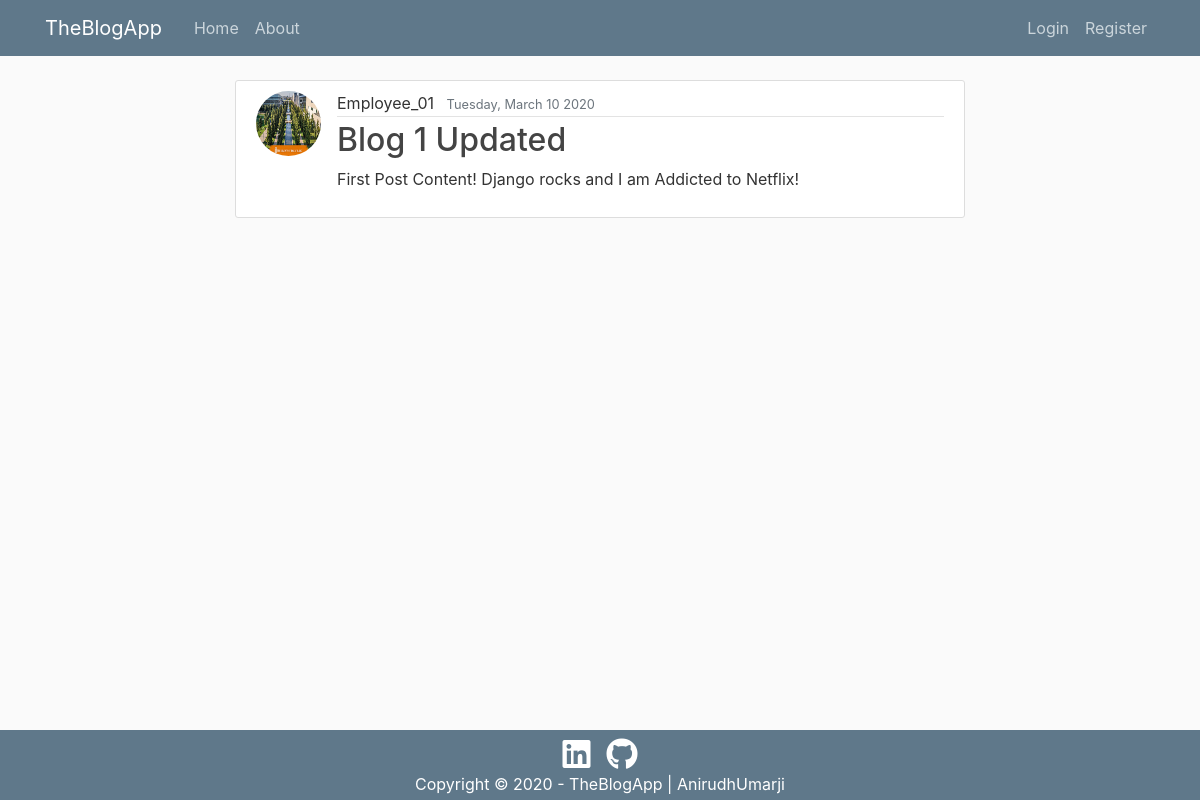
Before: /post/1/ with the older database file.
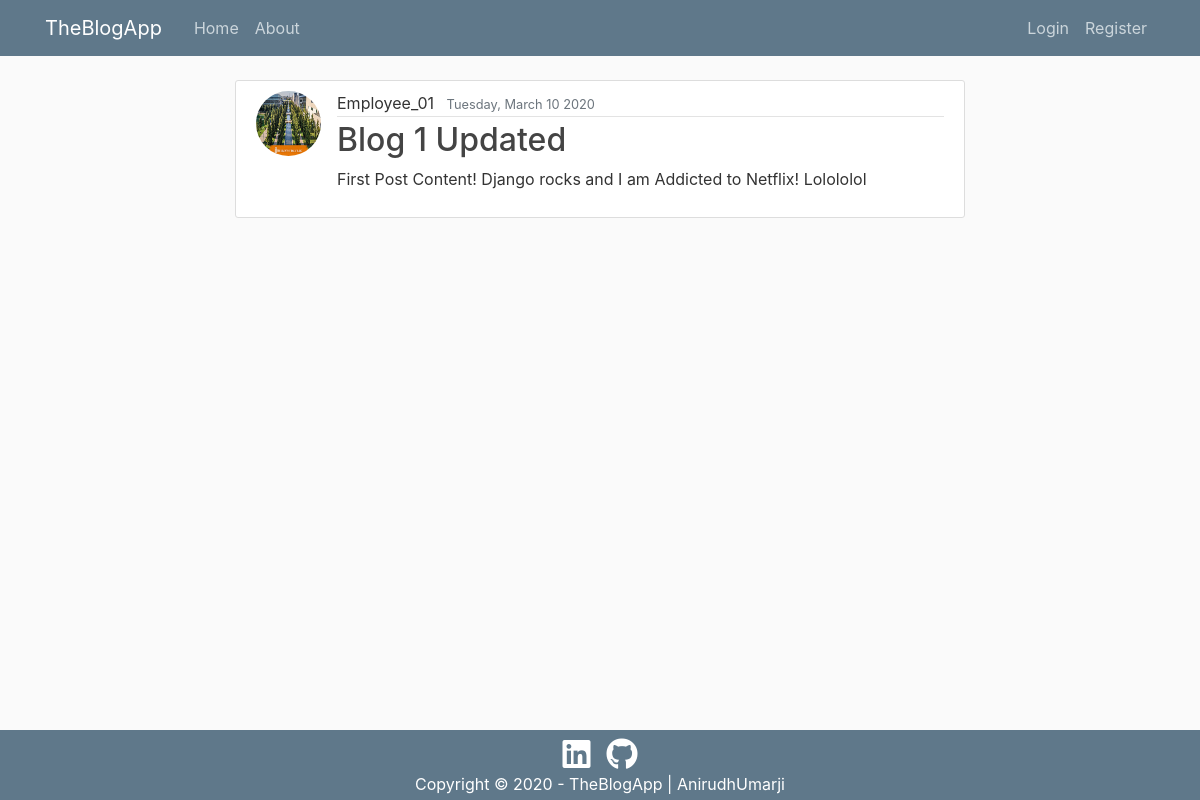
After: the same page with the newer database file.
### blog/models.py (models this page shows, shortened)
class Post(models.Model):
    title = models.CharField(max_length=100)
    content = models.TextField()  # Content can be as long as it wants
    date_posted = models.DateTimeField(default=timezone.now)
    author = models.ForeignKey(User, on_delete=models.CASCADE)

### users/models.py (models this page shows, shortened)
class Profile(models.Model):
    user = models.OneToOneField(User, on_delete=models.CASCADE)
    image = models.ImageField(default='default.jpg',
                              upload_to='profile_pics')

### blog/views.py (the view)
# urls.py: path('post/<int:pk>/', PostDetailView.as_view(), name='post-detail'),
class PostDetailView(DetailView):
    model = Post

### blog/templates/blog/post_detail.html (shortened to what this page needs)
{% extends "blog/base.html" %}
{% block content %}
<article class="media content-section">
   <img class="rounded-circle article-img" src="{{ object.author.profile.image.url }}"
      alt="/Blog_Clone/media/default.jpg">
   <div class="media-body">
      <div class="article-metadata">
         <a class="mr-2" href="{% url 'user-posts' object.author.username %}">{{ object.author }}</a>
         <small class="text-muted">{{ object.date_posted|date:"l, F d Y" }}</small>
      </div>
      <h2 class="article-title">{{ object.title }}</h2>
      <p class="article-content">{{ object.content }}</p>
   </div>
</article>
{% endblock content %}

Changed rows visible on the page:
changed Post "Blog 1 Updated": content "First Post Content! Django rocks and I am Addicted to Netflix!" → "First Post Content! Django rocks and I am Addicted to Netflix! Lolololol"
